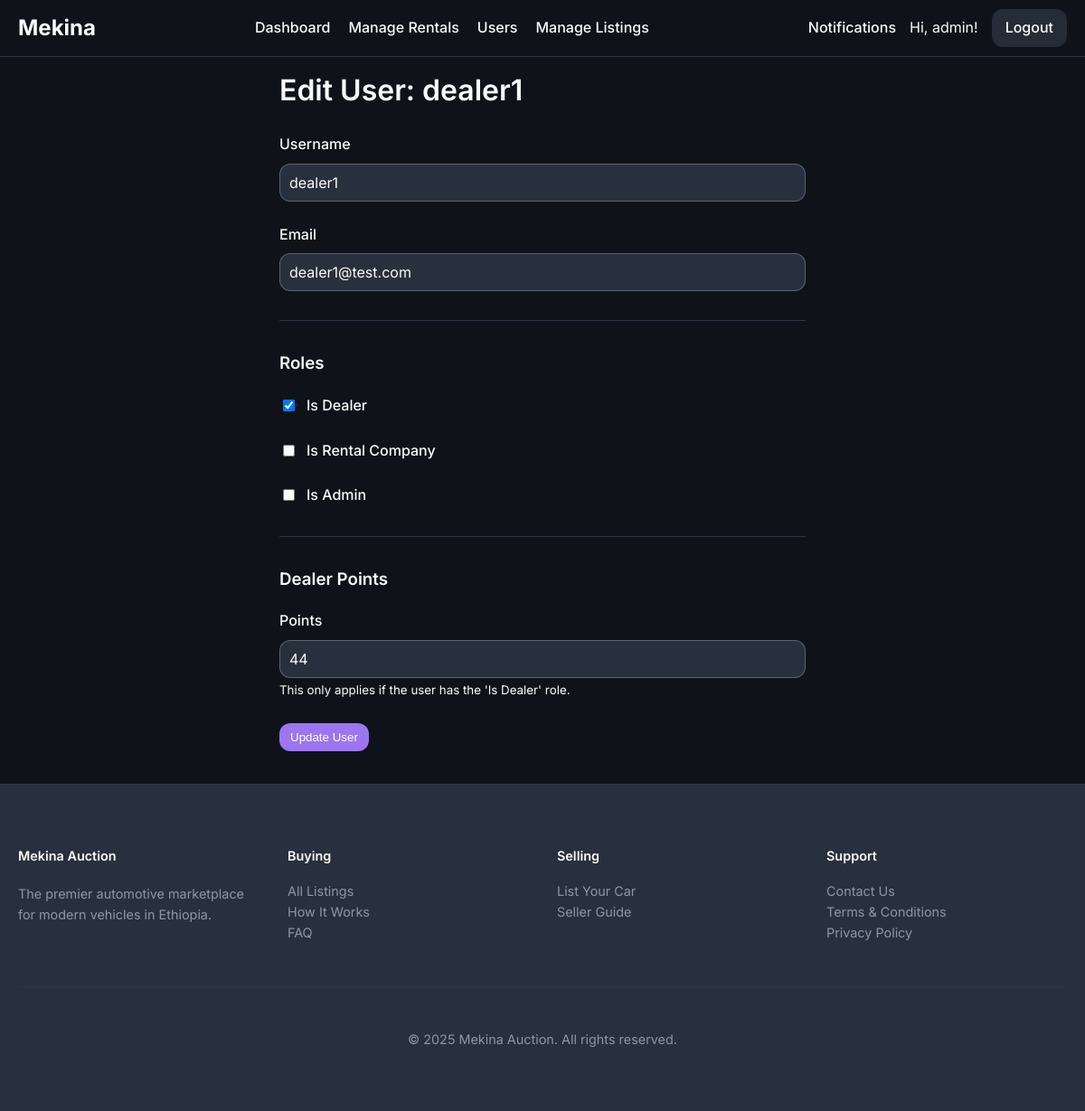
The app's page /admin/users/edit/3 (signed in), older data.
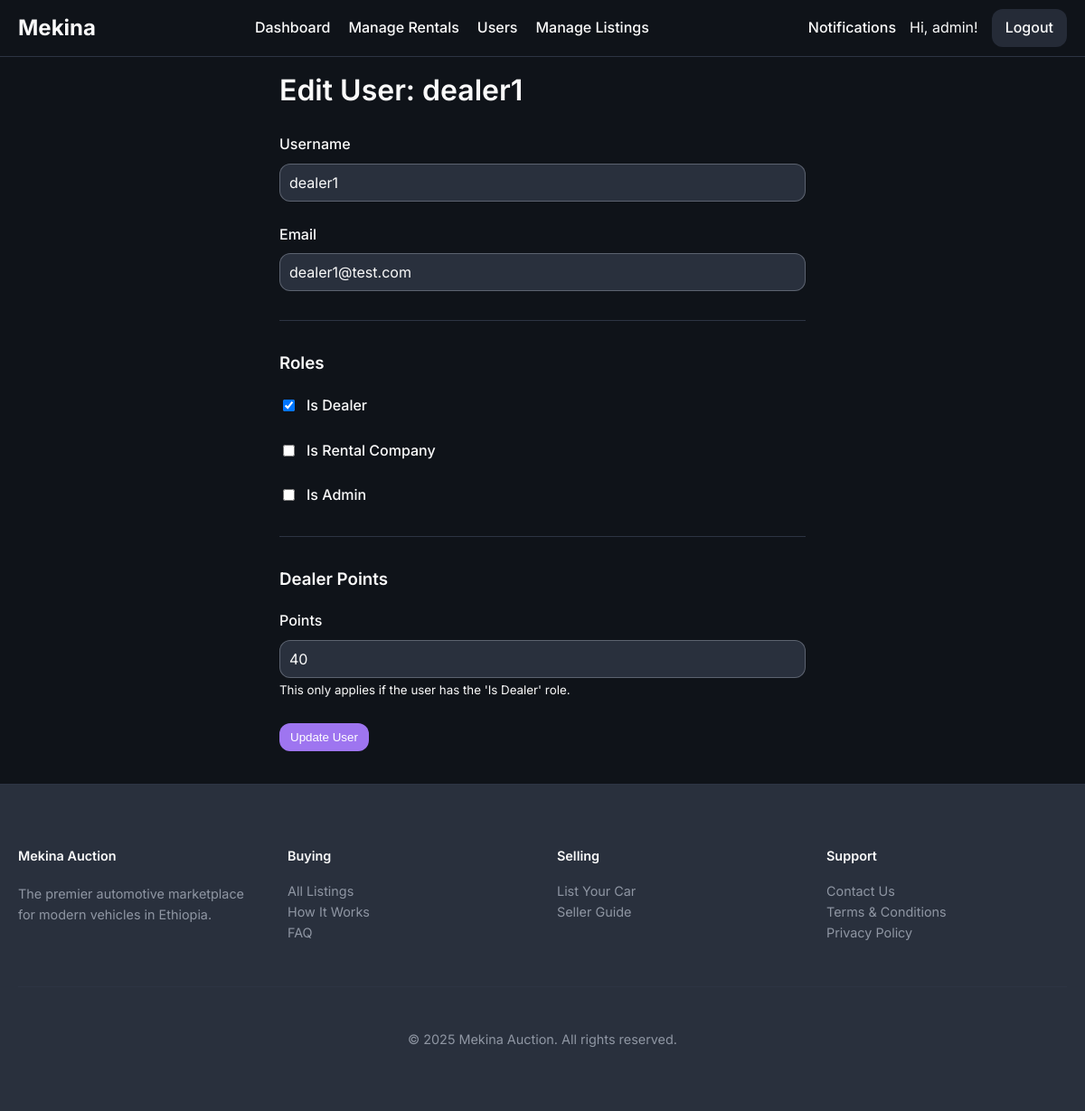
The same page, newer data.
### models/user.py (models this page shows, shortened)
class User(UserMixin, db.Model):
    id = db.Column(db.Integer, primary_key=True)
    username = db.Column(db.String(64), index=True, unique=True, nullable=False)
    email = db.Column(db.String(120), index=True, unique=True, nullable=False)
    phone_number = db.Column(db.String(20), nullable=True)
    password_hash = db.Column(db.String(128))
    is_admin = db.Column(db.Boolean, default=False)
    is_dealer = db.Column(db.Boolean, default=False)
    is_rental_company = db.Column(db.Boolean, default=False)
    points = db.Column(db.Integer, nullable=False, default=5) # Points for dealers to bid
    cars = db.relationship('Car', backref='owner', lazy='dynamic')
    bids = db.relationship('Bid', backref='bidder', lazy='dynamic')
    dealer_bids = db.relationship('DealerBid', backref='dealer', lazy='dynamic')
    car_requests = db.relationship('CarRequest', backref='customer', lazy='dynamic')

### routes/admin.py (the view, shortened to what this page needs)
@admin_bp.route('/users/edit/<int:user_id>', methods=['GET', 'POST'])
@login_required
@admin_required
def edit_user(user_id):
    user_to_edit = User.query.get_or_404(user_id)
    form = EditUserForm(obj=user_to_edit)
    return render_template('edit_user.html', form=form, user=user_to_edit)

### routes/admin.py
class EditUserForm(FlaskForm):
    username = StringField('Username', validators=[DataRequired()])
    email = StringField('Email', validators=[DataRequired(), Email()])
    is_dealer = BooleanField('Is Dealer')
    is_rental_company = BooleanField('Is Rental Company')
    is_admin = BooleanField('Is Admin')
    points = IntegerField('Points', validators=[Optional(), NumberRange(min=0)])
    submit = SubmitField('Update User')

### routes/admin.py (called while the page is built)
def admin_required(f):
    @wraps(f)
    def decorated_function(*args, **kwargs):
        if not current_user.is_authenticated or not current_user.is_admin:
            abort(403) # Forbidden
        return f(*args, **kwargs)
    return decorated_function

### templates/edit_user.html (shortened to what this page needs)
{% extends "base.html" %}
{% block content %}
    <h1>Edit User: {{ user.username }}</h1>
    <form method="POST" action="">
        <div class="form-group">
            {{ form.username.label }}
            {{ form.username() }}
        </div>
        <div class="form-group">
            {{ form.email.label }}
            {{ form.email() }}
        </div>
        <hr>
        <h3>Roles</h3>
        <div class="form-group checkbox-style">
            {{ form.is_dealer() }}
            {{ form.is_dealer.label }}
        </div>
        <div class="form-group checkbox-style">
            {{ form.is_rental_company() }}
            {{ form.is_rental_company.label }}
        </div>
        <div class="form-group checkbox-style">
            {{ form.is_admin() }}
            {{ form.is_admin.label }}
        </div>
        <hr>
        <h3>Dealer Points</h3>
        <div class="form-group">
            {{ form.points.label }}
            {{ form.points(class="form-control") }}
            <small>This only applies if the user has the 'Is Dealer' role.</small>
        </div>
        <p>{{ form.submit(class='btn approve') }}</p>
    </form>
{% endblock %}

Row changes from the older to the newer data that the page shows:
changed User "dealer1": points "44" → "40"
